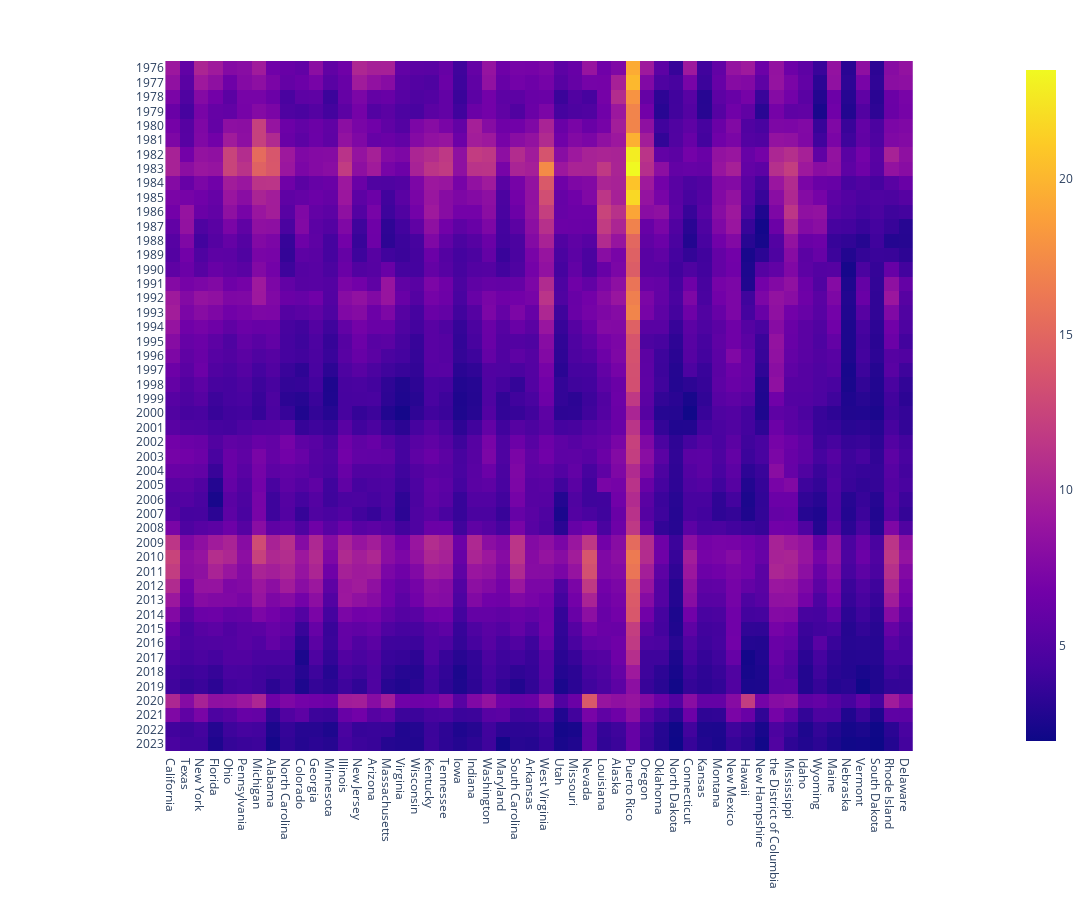

The code cell stored with this chart in its notebook:
### Code cell
px.imshow(yearly_unemp_df, height = 900, width =1500)

### Figure 1 — Plotly figure (JSON) as saved in the notebook; plotly's stock layout.template omitted (floating-point values rounded to 4 significant figures; data arrays with more than 128 entries replaced by an {"elided": "..."} marker saying what was removed)
{"data": [{"coloraxis": "coloraxis", "hovertemplate": "x: %{x}<br>y: %{y}<br>color: %{z}<extra></extra>", "name": "0", "type": "heatmap", "x": ["California", "Texas", "New York", "Florida", "Ohio", "Pennsylvania", "Michigan", "Alabama", "North Carolina", "Colorado", "Georgia", "Minnesota", "Illinois", "New Jersey", "Arizona", "Massachusetts", "Virginia", "Wisconsin", "Kentucky", "Tennessee", "Iowa", "Indiana", "Washington", "Maryland", "South Carolina", "Arkansas", "West Virginia", "Utah", "Missouri", "Nevada", "Louisiana", "Alaska", "Puerto Rico", "Oregon", "Oklahoma", "North Dakota", "Connecticut", "Kansas", "Montana", "New Mexico", "Hawaii", "New Hampshire", "the District of Columbia", "Mississippi", "Idaho", "Wyoming", "Maine", "Nebraska", "Vermont", "South Dakota", "Rhode Island", "Delaware"], "xaxis": "x", "y": ["1976", "1977", "1978", "1979", "1980", "1981", "1982", "1983", "1984", "1985", "1986", "1987", "1988", "1989", "1990", "1991", "1992", "1993", "1994", "1995", "1996", "1997", "1998", "1999", "2000", "2001", "2002", "2003", "2004", "2005", "2006", "2007", "2008", "2009", "2010", "2011", "2012", "2013", "2014", "2015", "2016", "2017", "2018", "2019", "2020", "2021", "2022", "2023"], "yaxis": "y", "z": {"elided": "48x52 float values"}}], "layout": {"coloraxis": {"colorscale": [[0, "#0d0887"], [0.1111, "#46039f"], [0.2222, "#7201a8"], [0.3333, "#9c179e"], [0.4444, "#bd3786"], [0.5556, "#d8576b"], [0.6667, "#ed7953"], [0.7778, "#fb9f3a"], [0.8889, "#fdca26"], [1, "#f0f921"]]}, "height": 900, "margin": {"t": 60}, "width": 1500, "xaxis": {"anchor": "y", "constrain": "domain", "domain": [0, 1], "scaleanchor": "y"}, "yaxis": {"anchor": "x", "autorange": "reversed", "constrain": "domain", "domain": [0, 1]}}}
